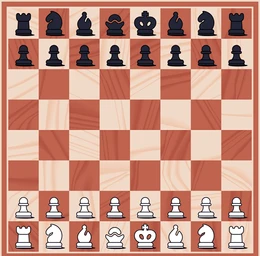
#> input picture experiments/board.png, 260 x 256 px
$ python step_02_detect.py
#> lines starting #> are read from the running program, lines starting #| are printed output that depends on the picture
import cv2

# 1. Load the image
image = cv2.imread("board.png")
#> image is the input picture: shape (256, 260, 3); mean B, G, R 130.7, 146.8, 198.8

# 2. Convert the image from Color to Grayscale (Black and White)
gray = cv2.cvtColor(image, cv2.COLOR_BGR2GRAY)
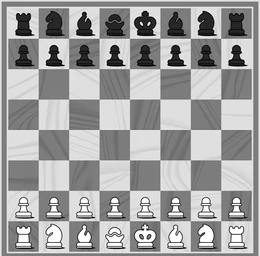
#> gray: shape (256, 260); min 0, max 255, mean 160.5

# 3. Blur the image slightly to remove tiny details (like wood grain)
blurred = cv2.GaussianBlur(gray, (5, 5), 0)
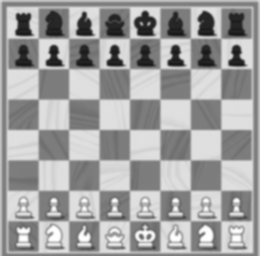
#> blurred: shape (256, 260); min 24, max 255, mean 160.3

# 4. Find the edges! (Canny Edge Detection)
edges = cv2.Canny(blurred, 50, 150)
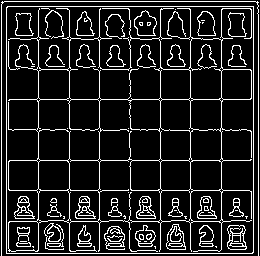
#> edges: shape (256, 260); 13.4% white in thin lines or dots

# 5. Show the original and the new "edges" view side-by-side
cv2.imshow("Original Image", image)
cv2.imshow("Computer Vision - Edges", edges)

cv2.waitKey(0)
cv2.destroyAllWindows()
